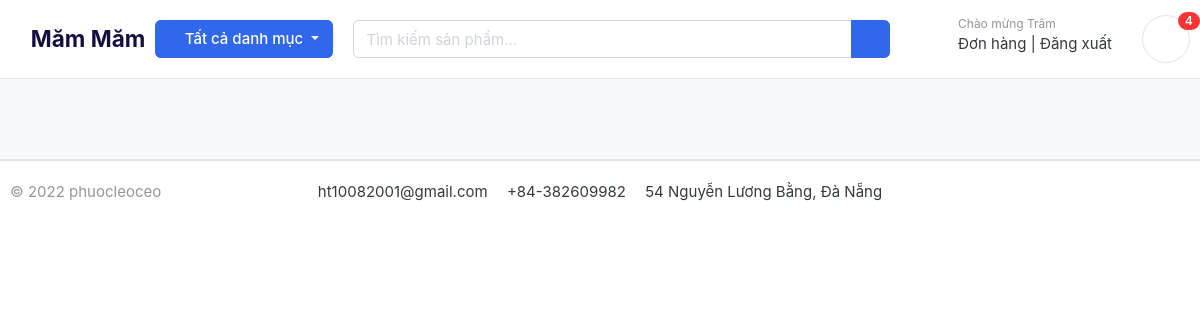
The page /order/history/ (signed in) on the database as committed earlier.
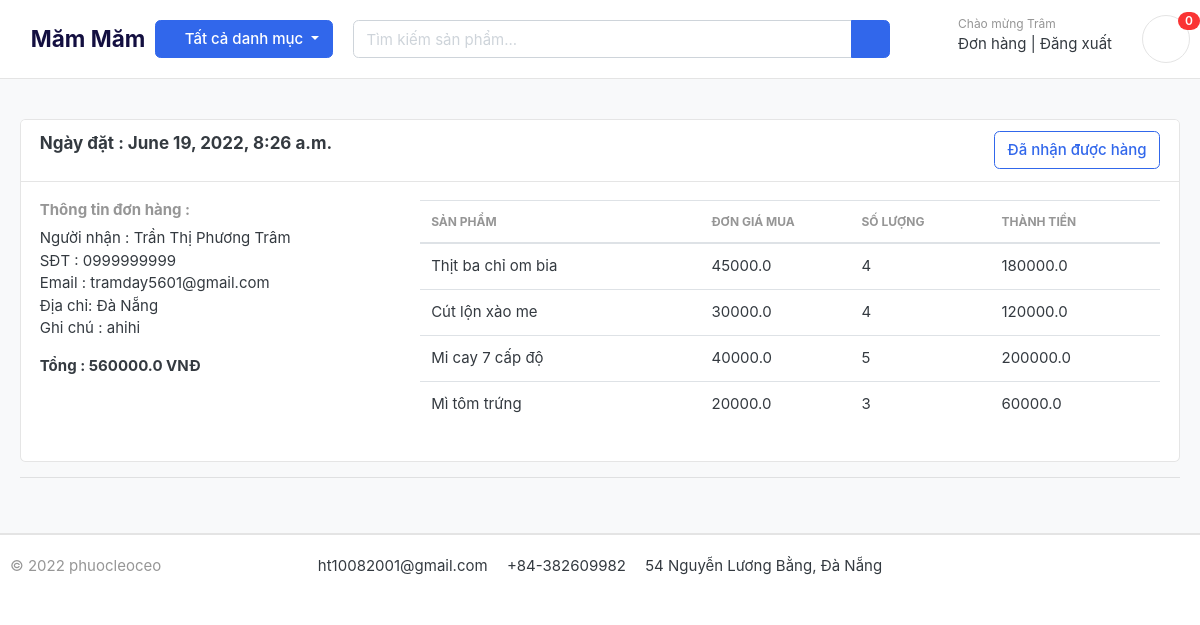
The same page on the database as committed later.
### order/models.py (models this page shows)
class Order(models.Model):
    user = models.ForeignKey(User, on_delete=models.SET_NULL, null=True)
    first_name = models.CharField(max_length=50)
    last_name = models.CharField(max_length=50)
    email = models.EmailField(max_length=50)
    phone_number = models.CharField(max_length=15)
    address = models.CharField(max_length=50)
    order_note = models.CharField(max_length=100, blank=True)
    order_total = models.FloatField()
    is_done = models.BooleanField(default=False)
    created_at = models.DateTimeField(auto_now_add=True)
    updated_at = models.DateTimeField(auto_now=True)

class OrderDetail(models.Model):
    order = models.ForeignKey(Order, on_delete=models.CASCADE)
    user = models.ForeignKey(User, on_delete=models.CASCADE)
    product = models.ForeignKey(Product, on_delete=models.CASCADE)
    quantity = models.IntegerField()
    product_price = models.FloatField()
    created_at = models.DateTimeField(auto_now_add=True)
    updated_at = models.DateTimeField(auto_now=True)
    def order_detail_total(self):
        return self.product_price * self.quantity

### product/models.py (models this page shows, shortened)
class Product(models.Model):
    name = models.CharField(max_length=100, unique=True)
    slug = models.SlugField(max_length=50, unique=True, allow_unicode=True)
    price = models.IntegerField()
    description = models.TextField(max_length=500, blank=True)
    image = models.ImageField(upload_to='photos/products')
    is_available = models.BooleanField(default=True)
    created_date = models.DateTimeField(auto_now_add=True)
    modified_date = models.DateTimeField(auto_now=True)
    category = models.ForeignKey(Category, on_delete=models.CASCADE)
    class Meta:
        verbose_name = "product"
        verbose_name_plural = "products"

### order/views.py (the view)
# urls.py: path("history/", views.order_history, name="order_history")
@login_required(login_url="login")
def order_history(request):
    orders = Order.objects.order_by('-created_at').filter(user=request.user)
    orders_vm = []
    for order in orders:
        order_detail = OrderDetail.objects.filter(user=request.user, order=order)
        orders_vm.append((order, order_detail))
    return render(request=request, template_name="order/history.html",
                  context={"user": request.user, "orders_vm": orders_vm})

### cart/context_processors.py (called while the page is built)
def cart_count(request):
    cart_count_badge = 0
    if "admin" in request.path:
        return {}
    else:
        try:
            cart = Cart.objects.filter(cart_id=cart_id_from_session(request))
            if request.user.is_authenticated:
                cart_items = CartItem.objects.all().filter(user=request.user)
            else:
                cart_items = CartItem.objects.all().filter(cart=cart[:1])
            cart_count_badge = cart_items.count()
        except Cart.DoesNotExist:
            cart_count_badge = 0
    return dict(cart_count_badge=cart_count_badge)

### cart/views.py (called while the page is built)
def cart_id_from_session(request):
    cart_id = request.session.session_key
    if not cart_id:
        cart_id = request.session.create()
    return cart_id

### category/context_processors.py (called while the page is built)
def header_menu_links(request):
    links = Category.objects.all()
    return dict(links=links)

### category/models.py (called while the page is built)
    def get_product(self):
        return reverse("product_by_category", args=[self.slug])

### templates/order/history.html
{% extends 'base.html' %}
{% load static %}
{% block content %}
<section class="section-conten padding-y bg">
    <div class="container">
        <main class="col-md-12">
            {% for order, order_detail in orders_vm %}
            <article class="card">
                <header class="card-header" style="display: flex;justify-content: space-between;">
                    <strong style="font-size: 17px;">Ngày đặt : {{ order.created_at }}</strong>
                    <a href="#" class="btn btn-outline-primary"> Đã nhận được hàng </a>
                </header>
                <div class="card-body">
                    <div class="row">
                        <div class="col-md-4">
                            <h6 class="text-muted">Thông tin đơn hàng : </h6>
                            <p>Người nhận : {{ order.first_name }} {{ order.last_name }} <br>
                                SĐT : {{ order.phone_number }} <br>
                                Email : {{ order.email }} <br>
                                Địa chỉ: {{ order.address }} <br>
                                Ghi chú : {{ order.order_note }}
                            </p>
                            <b>Tổng : {{ order.order_total }} VNĐ</b>
                        </div>
                        <div class="col-md-8">
                            <table class="table table-hover">
                                <thead class="text-muted">
                                    <tr class="small text-uppercase">
                                        <th scope="col">Sản phẩm</th>
                                        <th scope="col" width="150">Đơn giá mua</th>
                                        <th scope="col" width="140">Số lượng</th>
                                        <th scope="col" width="170">Thành tiền</th>
                                    </tr>
                                </thead>
                                <tbody>
                                    {% for od in order_detail %}
                                    <tr>
                                        <td>
                                            <p class="title mb-0">{{ od.product.name }}</p>
                                        </td>
                                        <td>
                                            <p class="title mb-0">{{ od.product_price }}</p>
                                        </td>
                                        <td>
                                            <p class="title mb-0">{{ od.quantity }}</p>
                                        </td>
                                        <td>
                                            <p class="title mb-0">{{ od.order_detail_total }}</p>
                                        </td>
                                    </tr>
                                    {% endfor %}
                                </tbody>
                            </table>
                        </div>
                    </div>
                </div>
            </article>
            <hr>
            {% endfor %}
        </main>
    </div>
</section>
{% endblock content %}

### templates/partial/header.html (shortened to what this page needs)
{% load static %}
<header class="section-header">
    <section class="header-main border-bottom">
        <div class="container">
            <div class="row align-items-center">
                <a href="/" class="brand-wrap" style="font-size: 1.5rem; font-weight: bolder; color: #130f40;">
                    <i class="fas fa-utensils" style="padding-right: .5rem;color: #27ae60;font-size: 30px;"></i>Măm Măm
                </a>
                <div class="col-lg col-sm col-md col-6 flex-grow-0">
                    <div class="category-wrap dropdown d-inline-block float-right">
                        <button type="button" class="btn btn-primary dropdown-toggle" data-toggle="dropdown">
                            <i class="fa fa-bars"></i> Tất cả danh mục
                        </button>
                    </div>
                </div>
                <div class="col-lg  col-md-6 col-sm-12 col">
                    <form action="{% url 'product_search' %}" method="get" class="search">
                        <div class="input-group w-100">
                            <input type="text" class="form-control" style="width:60%;"
                                placeholder="Tìm kiếm sản phẩm..." name="product_search">
                            <div class="input-group-append">
                                <button class="btn btn-primary" type="submit">
                                    <i class="fa fa-search"></i>
                                </button>
                            </div>
                        </div>
                    </form>
                </div>
                <div class="col-lg-3 col-sm-6 col-8 order-2 order-lg-3">
                    <div class="d-flex justify-content-end mb-3 mb-lg-0">
                        {% if user.id is None %}
                        <div class="widget-header">
                            <small class="title text-muted">Chào mừng !</small>
                            <div>
                                <a href="/user/login">Đăng nhập</a> <span class="dark-transp"> | </span>
                                <a href="/user/register"> Đăng ký</a>
                            </div>
                        </div>
                        {% else %}
                        <div class="widget-header">
                            <small class="title text-muted">Chào mừng {{ user.last_name }}</small>
                            <div>
                                {% if user.is_superuser %}
                                <a href="/dashboard">Quản lý</a> <span class="dark-transp"> | </span>
                                {% else %}
                                <a href="/order/history">Đơn hàng</a> <span class="dark-transp"> | </span>
                                {% endif %}
                                <a href="/user/logout">Đăng xuất</span>
                            </div>
                        </div>
                        {% endif %}
                        <a href="/cart" class="widget-header pl-3 ml-3">
                            <div class="icon icon-sm rounded-circle border"><i class="fa fa-shopping-cart"></i>
                            </div>
                            <span class="badge badge-pill badge-danger notify">
                                {{ cart_count_badge }}
                            </span>
                        </a>
                    </div>
                </div>
            </div>
        </div>
    </section>
</header>

Rows that differ between the two databases and show on the page:
added Order: created_at "June 19, 2022, 8:26 a.m.", first_name "Trần Thị Phương", last_name "Trâm", phone_number "0999999999", email "tramday5601@gmail.com", address "Đà Nẵng", order_note "ahihi", order_total "560000.0"
added OrderDetail: product.name "Thịt ba chỉ om bia", product_price "45000.0", quantity "4", order_detail_total "180000.0"
added OrderDetail: product.name "Cút lộn xào me", product_price "30000.0", quantity "4", order_detail_total "120000.0"
added OrderDetail: product.name "Mi cay 7 cấp độ", product_price "40000.0", quantity "5", order_detail_total "200000.0"
added OrderDetail: product.name "Mì tôm trứng", product_price "20000.0", quantity "3", order_detail_total "60000.0"
Other text that changed with them:
{{ cart_count_badge }}: "4" → "0"
